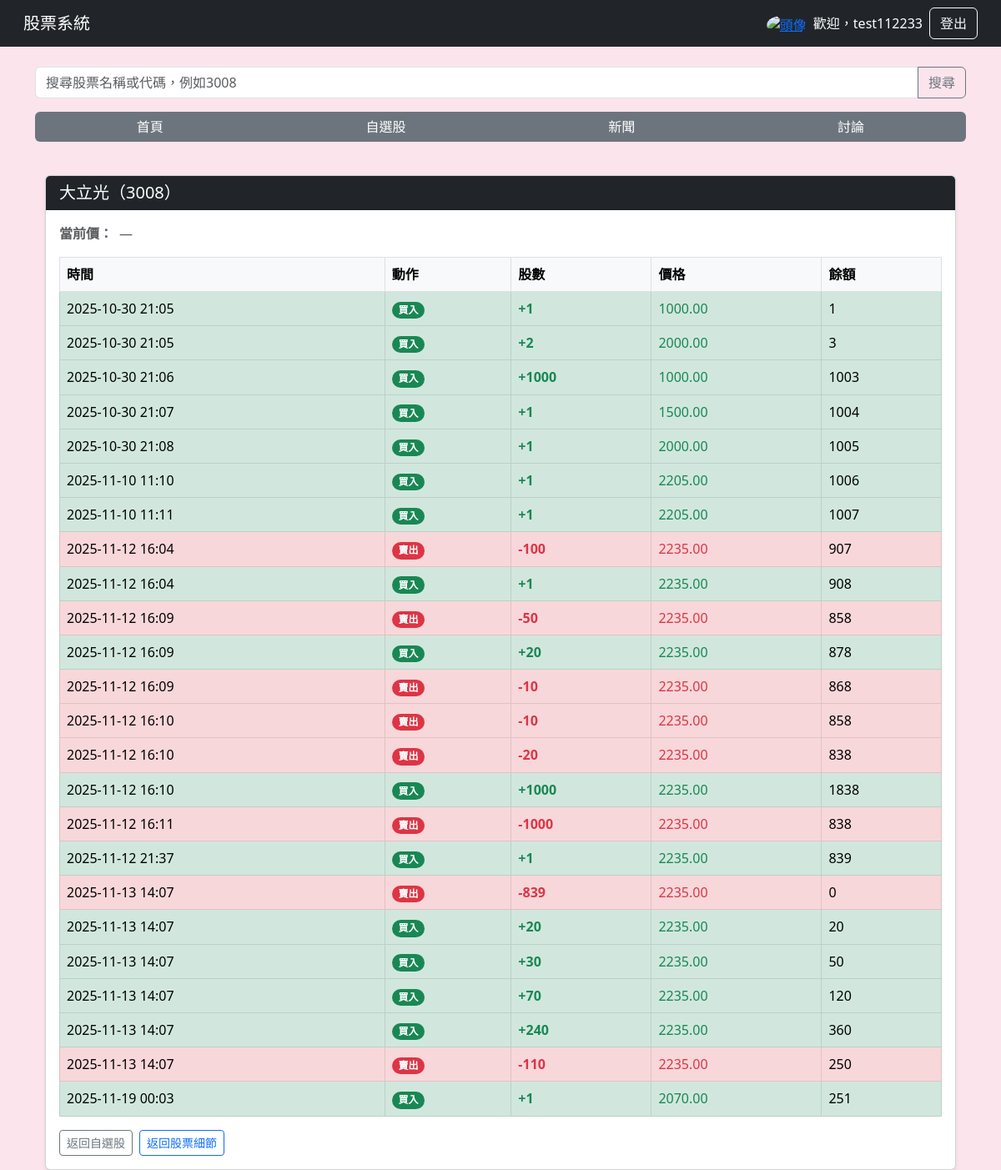
The page /watchlist/3008/history/ (signed in) on the database its author committed.
### main/models.py (models this page shows, shortened)
class StockSnapshot(models.Model):
    code = models.CharField(max_length=10, db_index=True)
    name = models.CharField(max_length=50, null=True, blank=True)
    price = models.DecimalField(max_digits=12, decimal_places=2, null=True, blank=True)
    shares = models.BigIntegerField(null=True, blank=True)
    market_cap = models.DecimalField(max_digits=20, decimal_places=2, null=True, blank=True)
    pe = models.DecimalField(max_digits=10, decimal_places=2, null=True, blank=True)
    dividend_yield = models.DecimalField(max_digits=6, decimal_places=2, null=True, blank=True)
    created_at = models.DateTimeField(auto_now_add=True)

class BuyRecord(models.Model):
    user = models.ForeignKey(User, on_delete=models.CASCADE)
    stock_code = models.CharField(max_length=10, null=True, blank=True)
    quantity = models.IntegerField()
    price = models.DecimalField(max_digits=10, decimal_places=2)
    created_at = models.DateTimeField(auto_now_add=True)
    class Meta:
        constraints = [
            models.CheckConstraint(
                check=~Q(quantity=0), name="buyrecord_quantity_nonzero"
            ),
        ]

### main/views.py (the view, shortened to what this page needs)
# urls.py: path("watchlist/<str:stock_code>/history/", views.trade_history, name="trade_history"),
@login_required
def trade_history(request, stock_code):
    user = request.user
    code = str(stock_code)
    records_qs = (BuyRecord.objects
                  .filter(user=user, stock_code=code)
                  .order_by("created_at"))
    running_qty = 0
    records = []
    for r in records_qs:
        action = "BUY" if r.quantity >= 0 else "SELL"
        running_qty += r.quantity
        records.append({
            "created_at": r.created_at,
            "action": action,
            "quantity": abs(r.quantity),
            "price": r.price,
            "balance": running_qty
        })
    try:
        current_price = get_current_price_now(code)
    except Exception:
        current_price = None
    snap = (StockSnapshot.objects
            .filter(code=code)
            .order_by("-created_at")
            .first())
    stock_name = snap.name if snap and snap.name else code
    return render(request, "trade_history.html", {
        "stock_code": code,
        "stock_name": stock_name,
        "records": records,
        "current_price": current_price
    })

### templates/trade_history.html (shortened to what this page needs)
{% extends "base.html" %}
{% block content %}
<div class="container mt-3">
  <div class="card shadow-sm">
    <div class="card-header bg-dark text-white">
      <h5 class="mb-0">{{ stock_name }}（{{ stock_code }}）</h5>
    </div>
    <div class="card-body p-3">
      <div class="d-flex align-items-baseline mb-3">
        <span class="fw-semibold text-muted me-2">當前價：</span>
        {% if current_price %}
          <span class="fs-5 fw-bold text-dark">{{ current_price }}</span><span class="ms-1">元</span>
        {% else %}
          <span class="text-muted">—</span>
        {% endif %}
      </div>
      <table class="table table-bordered mb-0">
        <thead class="table-light">
          <tr><th>時間</th><th>動作</th><th>股數</th><th>價格</th><th>餘額</th></tr>
        </thead>
        <tbody>
        {% for r in records %}
            <tr class="{% if r.action == 'BUY' %}table-success{% else %}table-danger{% endif %}">
            <td>{{ r.created_at|date:"Y-m-d H:i" }}</td>
            <td>
                {% if r.action == 'BUY' %}
                <span class="badge rounded-pill text-bg-success">買入</span>
                {% else %}
                <span class="badge rounded-pill text-bg-danger">賣出</span>
                {% endif %}
            </td>
            <td class="fw-semibold {% if r.action == 'BUY' %}text-success{% else %}text-danger{% endif %}">
                {% if r.action == 'BUY' %}+{% else %}-{% endif %}{{ r.quantity }}
            </td>
            <td class="{% if r.action == 'BUY' %}text-success{% else %}text-danger{% endif %}">
                {{ r.price }}
            </td>
            <td>{{ r.balance }}</td>
            </tr>
        {% empty %}
            <tr><td colspan="5" class="text-center text-muted">尚無紀錄</td></tr>
        {% endfor %}
        </tbody>
      </table>
        <div class="mt-3 d-flex gap-2">
        <a href="{% url 'my_watchlist' %}" class="btn btn-outline-secondary btn-sm">
            返回自選股
        </a>
        <a href="{% url 'stock_detail' stock_code=stock_code %}" class="btn btn-outline-primary btn-sm">
            返回股票細節
        </a>
        </div>
    </div>
  </div>
</div>
{% endblock %}

### templates/base.html (shortened to what this page needs)
<!DOCTYPE html>
<html lang="zh-TW">
<head>
    <link href="https://cdn.jsdelivr.net/npm/bootstrap@5.3.0/dist/css/bootstrap.min.css" rel="stylesheet">
</head>
<body>
<nav class="navbar navbar-expand-lg navbar-dark bg-dark px-3">
    <div class="container-fluid">
        <a class="navbar-brand" href="/">股票系統</a>
        <div class="d-flex align-items-center ms-auto">
            {% if user.is_authenticated %}
                <a href="{% url 'profile' %}" class="me-2">
                    <img src="https://cdn-icons-png.flaticon.com/512/847/847969.png"
                         alt="頭像"
                         class="rounded-circle"
                         width="30" height="30"
                         style="vertical-align: middle; transform: translateY(1px);">
                </a>
                <span class="text-white me-2">歡迎，{{ user.username }}</span>
                <a class="btn btn-outline-light" href="{% url 'logout' %}">登出</a>
            {% else %}
                <a class="btn btn-outline-light me-2" href="{% url 'login' %}">登入</a>
                <a class="btn btn-outline-light" href="{% url 'register' %}">註冊</a>
            {% endif %}
        </div>
    </div>
</nav>
<div class="container mt-4">
    <form class="input-group mb-3" method="GET" action="/search">
        <input type="text" class="form-control" name="query" placeholder="搜尋股票名稱或代碼，例如3008" required>
        <button class="btn btn-outline-secondary" type="submit">搜尋</button>
    </form>
    {% with current=request.resolver_match.url_name %}
    <div class="btn-group w-100 mb-4">
        <a href="{% url 'index' %}"
        class="nav-btn btn {% if current == 'index' %}active-tab{% endif %}">
            首頁
        </a>
        <a href="{% url 'my_watchlist' %}"
        class="nav-btn btn {% if current == 'my_watchlist' %}active-tab{% endif %}">
            自選股
        </a>
        <a href="{% url 'news' %}"
        class="nav-btn btn {% if current == 'news' %}active-tab{% endif %}">
            新聞
        </a>
        <a href="{% url 'forum_list' %}"
        class="nav-btn btn
        {% if current == 'forum_list' or current == 'forum_new' or current == 'forum_post' %}active-tab{% endif %}">
            討論
        </a>
    </div>
    {% endwith %}
    {% block content %}{% endblock %}
</div>
</body>
</html>

### templates/base.html (style rules this page uses)
body { background-color: #fce4ec; }

### rows shown on the page
StockSnapshot: name "大立光"
BuyRecord: created_at "2025-10-30 21:05", price "1000.00"
BuyRecord: created_at "2025-10-30 21:05", price "2000.00"
BuyRecord: created_at "2025-10-30 21:06", price "1000.00"
BuyRecord: created_at "2025-10-30 21:07", price "1500.00"
BuyRecord: created_at "2025-10-30 21:08", price "2000.00"
BuyRecord: created_at "2025-11-10 11:10", price "2205.00"
BuyRecord: created_at "2025-11-10 11:11", price "2205.00"
BuyRecord: created_at "2025-11-12 16:04", price "2235.00"
BuyRecord: created_at "2025-11-12 16:04", price "2235.00"
BuyRecord: created_at "2025-11-12 16:09", price "2235.00"
BuyRecord: created_at "2025-11-12 16:09", price "2235.00"
BuyRecord: created_at "2025-11-12 16:09", price "2235.00"
BuyRecord: created_at "2025-11-12 16:10", price "2235.00"
BuyRecord: created_at "2025-11-12 16:10", price "2235.00"
BuyRecord: created_at "2025-11-12 16:10", price "2235.00"
BuyRecord: created_at "2025-11-12 16:11", price "2235.00"
BuyRecord: created_at "2025-11-12 21:37", price "2235.00"
BuyRecord: created_at "2025-11-13 14:07", price "2235.00"
BuyRecord: created_at "2025-11-13 14:07", price "2235.00"
BuyRecord: created_at "2025-11-13 14:07", price "2235.00"
BuyRecord: created_at "2025-11-13 14:07", price "2235.00"
BuyRecord: created_at "2025-11-13 14:07", price "2235.00"
BuyRecord: created_at "2025-11-13 14:07", price "2235.00"
BuyRecord: created_at "2025-11-19 00:03", price "2070.00"

### other values the page prints
{{ user.username }} "test112233"
{{ stock_code }} "3008"
{{ r.quantity }} "1" "2" "1000" "1" "1" "1" "1" "100" "1" "50" "20" "10" "10" "20" "1000" "1000" "1" "839" "20" "30" "70" "240" "110" "1"
{{ r.balance }} "1" "3" "1003" "1004" "1005" "1006" "1007" "907" "908" "858" "878" "868" "858" "838" "1838" "838" "839" "0" "20" "50" "120" "360" "250" "251"
